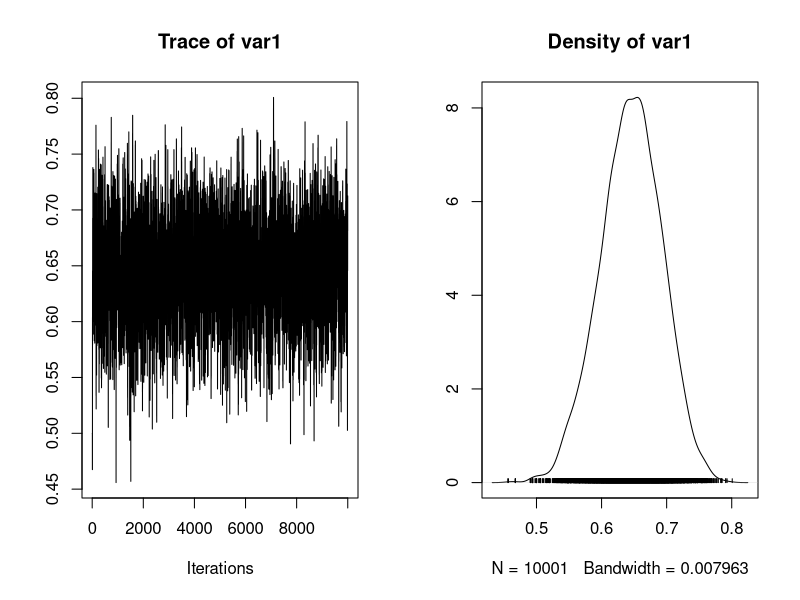
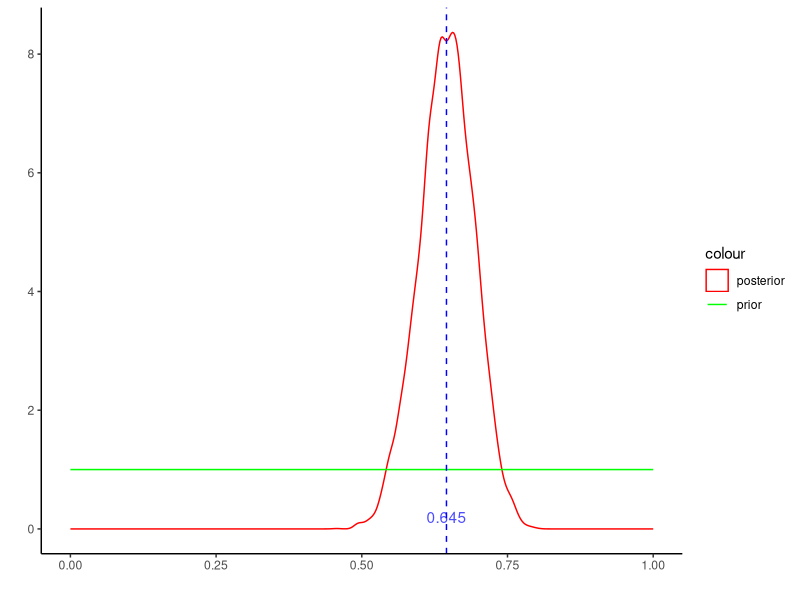
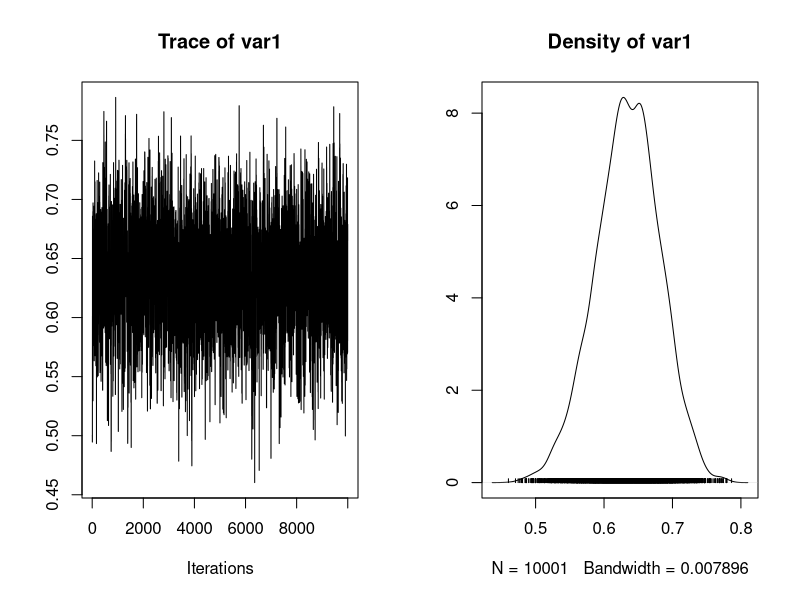
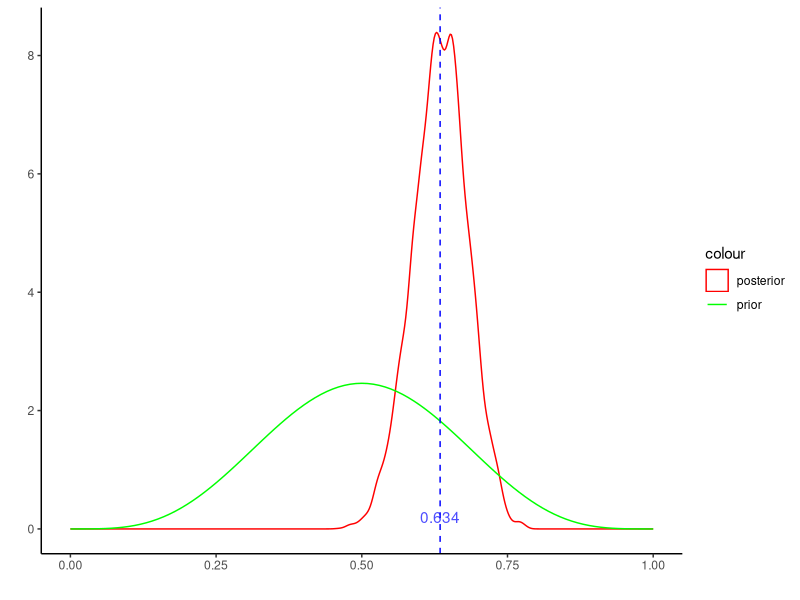
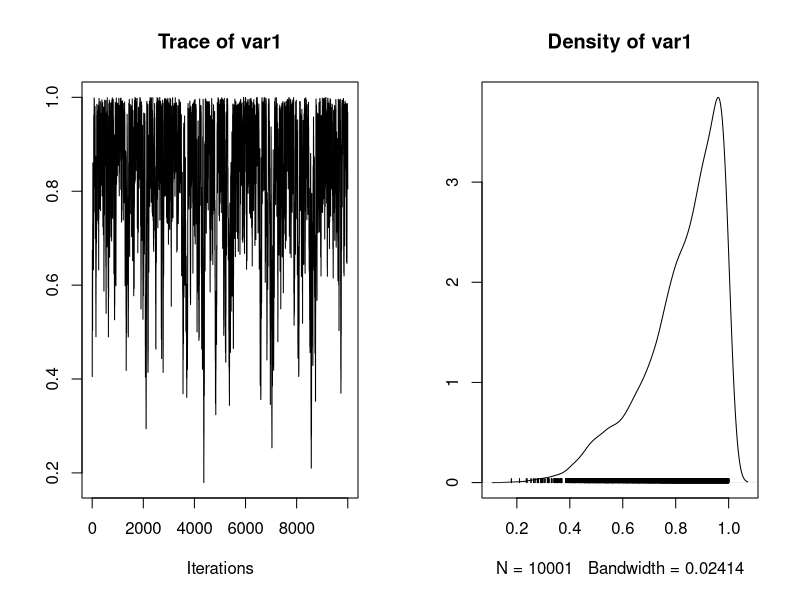
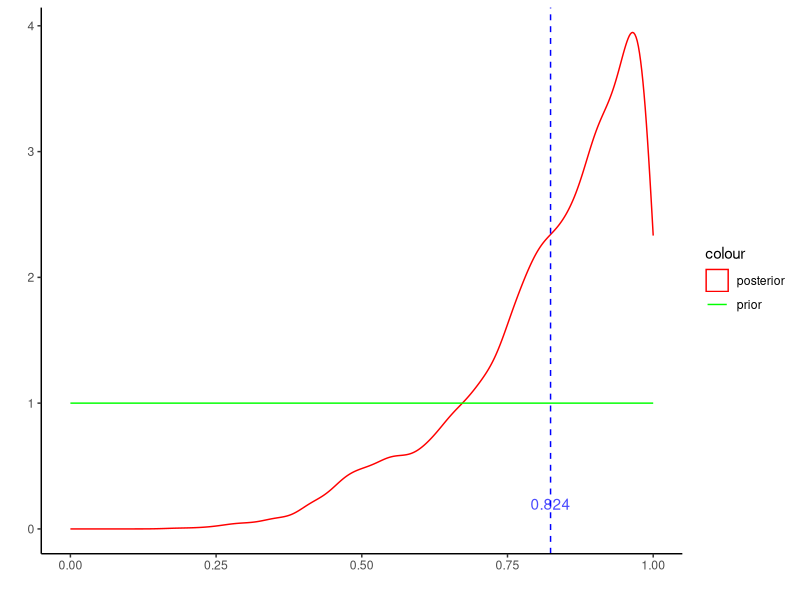
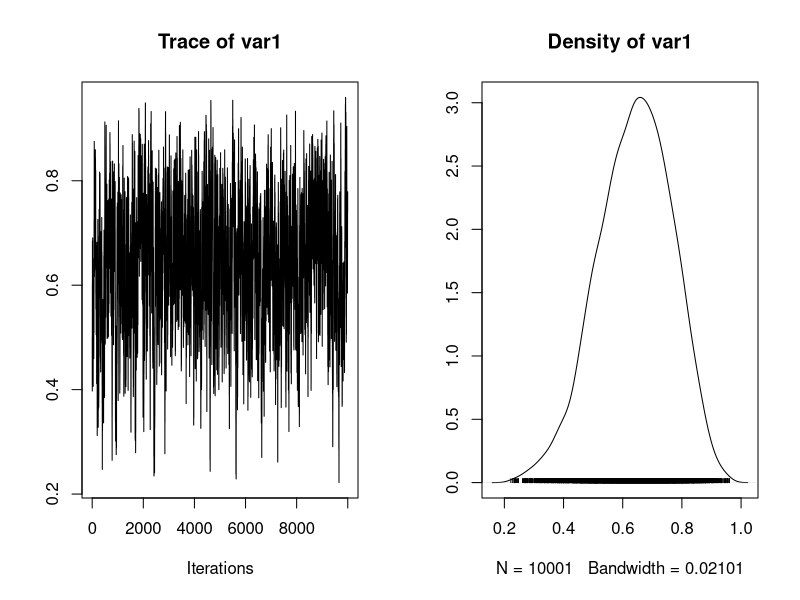
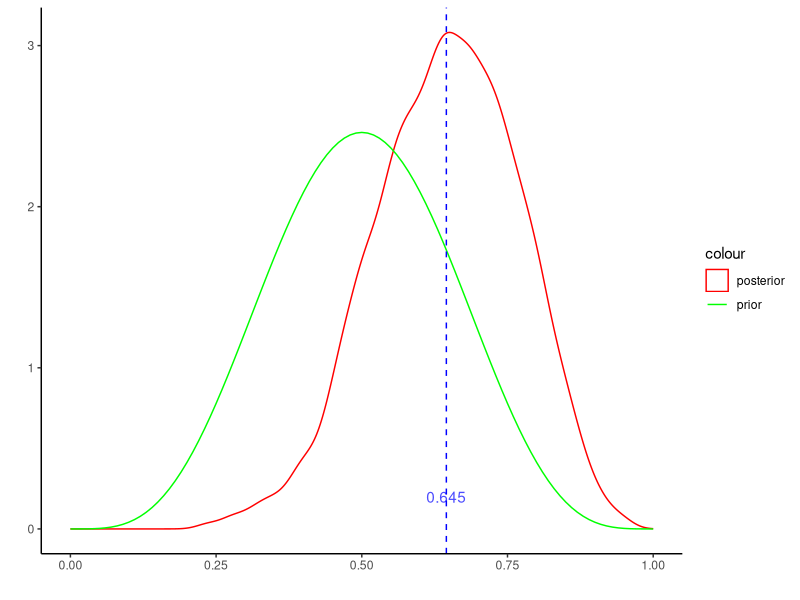

The R source for these figures, in order:

# This function calculates the probability of a 
# sequence of coin flip data, given a value of P_heads_guess
calc_prob_coin_flip_data <- function(P_heads_guess, coin_flips, log=T)
{
  # Empty list of probabilities
  probs_list = rep(NA, times=length(coin_flips))
  probs_list
  
  for (i in 1:length(coin_flips))
  {
    # Print an update
    #cat("\nAnalysing coin flip #", i, "/", length(coin_flips), sep="")
    
    # Get the current coin flip
    coin_flip = coin_flips[i]
    
    # If the coin flip is heads, give that datum
    # probability P_heads_guess.
    # If tails, give it (1-P_heads_guess)
    
    if (coin_flip == "H")
    {
      probs_list[i] = P_heads_guess
    } # End if heads
    
    if (coin_flip == "T")        
    {
      probs_list[i] = (1-P_heads_guess)
    } # End if tails
  } # End for-loop
  
  # Look at the resulting probabilities
  probs_list
  
  # We get the probability of all the data by multiplying
  # all the probabilities
  likelihood_of_data_given_P_heads_guess = prod(probs_list)
  
  if (log) 
    likelihood_of_data_given_P_heads_guess = log(likelihood_of_data_given_P_heads_guess)
  
  # Return result
  return(likelihood_of_data_given_P_heads_guess)
}


# this must be log likelihood
likelihood = function(param){
  return(calc_prob_coin_flip_data(P_heads_guess=param, coin_flips=coin_flips))
}

# prior
prior = function(param, shape1 = 1, shape2 = 1){
  return(dbeta(param, shape1 = shape1, shape2 = shape2, log = T))
}

# make a proposal in MCMC
getProposal = function(current, n=1, w = .01) {
  proposal = current + runif(n, min = -(w/2), max = (w/2)) 
  return(proposal)
}

# accept or not the currect state 
accept = function(proposal, current, prior_shape) {
  if (proposal < 0 | proposal > 1) 
    return(FALSE);
  ratio = exp( likelihood(proposal) + 
                 prior(proposal, shape1 = prior_shape, shape2 = prior_shape) - 
                 likelihood(current) - 
                 prior(current, shape1 = prior_shape, shape2 = prior_shape) )
  if (ratio > runif(1)){
    return(TRUE)
  }else{
    return(FALSE)
  }
}

# MCMC given a start value and how many iterations
run_metropolis_MCMC = function(startvalue, iterations, prior_shape){
  cat("Prior beta(", prior_shape, ", ", prior_shape, ")\n")
  chain = array(dim = c(iterations+1,1))
  chain[1,] = startvalue
  reject = 0
  accept = 0
  i=1
  while (i <= iterations) {
    #cat("i = ", i, " : ")
    proposal = getProposal(chain[i,], w=.2) 
    isAccepted = accept(proposal, chain[i,], prior_shape)
    
    if (isAccepted) {
      #cat(" accept ", proposal, "\n")
      chain[i+1,] = proposal
      accept = accept + 1
    } else {
      #cat(" reject ", proposal, "\n")
      chain[i+1,] = chain[i,]
      reject = reject + 1
    }
    i = i + 1
  }
  cat("\nAccept = ", accept, ", reject  = ", reject, "\n")
  
  return(mcmc(chain))
}

# plot prior, posterior together
createPlot = function(chain, chain_len, prior_shape, burnin=.1) {
  # rm burnin
  posterior = chain[(chain_len*burnin):chain_len, 1]
  length(posterior)
  
  library("tidyverse")
  df = tibble(x = posterior, dist = rep("posterior", length(posterior)))
  
  library("ggplot2")
  p <- ggplot(df, aes(x=x)) + 
    geom_density(aes(colour = "posterior")) + 
    stat_function(fun = function(x) dbeta(x, prior_shape, prior_shape), 
                  aes(colour = "prior")) +
    xlim(0, 1) + scale_colour_manual(values = c("red", "green")) + 
    xlab("") + ylab("") + theme_classic() + 
    # Add mean line
    geom_vline(aes(xintercept=mean(posterior)), color="blue", linetype="dashed", size=.5) +
    annotate(geom="text", x=mean(posterior), y=0.2, label=round(mean(posterior),3), 
             color="blue", alpha=.7)
  return(p)
}



####### data 1 #######

# Here are 100 coin flips:
coin_flips = c('H','T','H','T','H','H','T','H','H','H','T','H','H','T','T','T','T','H','H','H','H','H','H','H','H','H','H','H','H','H','H','H','H','T','T','T','H','T','T','T','H','T','T','T','H','H','H','T','T','H','H','H','T','H','H','H','T','T','H','H','H','H','H','H','H','T','T','H','H','H','H','T','T','H','H','H','T','T','H','H','H','H','H','H','T','T','T','H','H','H','H','H','H','T','H','T','H','H','T','T')

# Look at the data
coin_flips
length(coin_flips[coin_flips=='H'])

# some likelihoods :
calc_prob_coin_flip_data(P_heads_guess=0.5, coin_flips=coin_flips)
calc_prob_coin_flip_data(P_heads_guess=0.6, coin_flips=coin_flips)
calc_prob_coin_flip_data(P_heads_guess=0.7, coin_flips=coin_flips)


####### case 1 #######

library(coda)

startvalue = c(0.5) # P_heads_guess
chain_len = 10000

# data 100 flip, 65 head
# prior beta(1,1)
chain = run_metropolis_MCMC(startvalue, chain_len, prior_shape=1)

summ = summary(chain[(chain_len*.1):chain_len,])
plot(chain)

p <- createPlot(chain, chain_len, prior_shape = 1)
p
ggsave("b11d100.pdf", p, width = 5, height = 5)

####### case 2 #######

# data 100 flip, 65 head
# prior beta(5,5)
chain = run_metropolis_MCMC(startvalue, chain_len, prior_shape=5)

summ = summary(chain[(chain_len*.1):chain_len,])
plot(chain)

p <- createPlot(chain, chain_len, prior_shape = 5)
p
ggsave("b55d100.pdf", p, width = 5, height = 5)

####### case 3 #######

coin_flips = c('H','H','H','H')
               
# data 4 flip, 4 head
# prior beta(1,1)
chain = run_metropolis_MCMC(startvalue, chain_len, prior_shape=1)

summ = summary(chain[(chain_len*.1):chain_len,])
plot(chain)

p <- createPlot(chain, chain_len, prior_shape = 1)
p
ggsave("b11d4.pdf", p, width = 5, height = 5)


####### case 3 #######

# data 4 flip, 4 head
# prior beta(5,5)
chain = run_metropolis_MCMC(startvalue, chain_len, prior_shape=5)

summ = summary(chain[(chain_len*.1):chain_len,])
plot(chain)

p <- createPlot(chain, chain_len, prior_shape = 5)
p
ggsave("b55d4.pdf", p, width = 5, height = 5)
